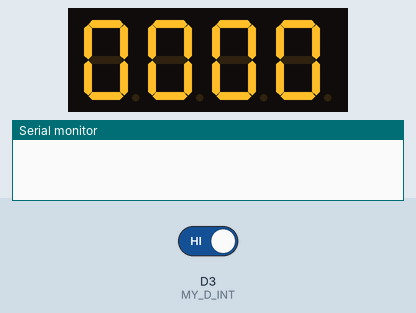
A sketch run on a simulated ESP8266 (NodeMCU). Shown: 4-digit seven-segment display, the last lines printed to the serial monitor. The test bench sets the inputs (shaded band); at power-on: D3 (MY_D_INT) HIGH.

Above: at 0.1 s.
At 0.5 s:
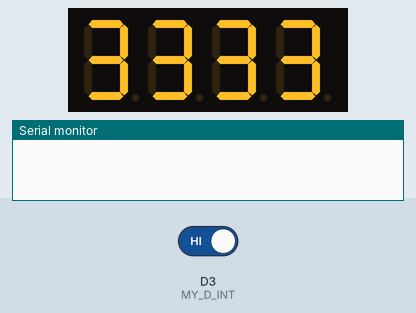
At 2.4 s:
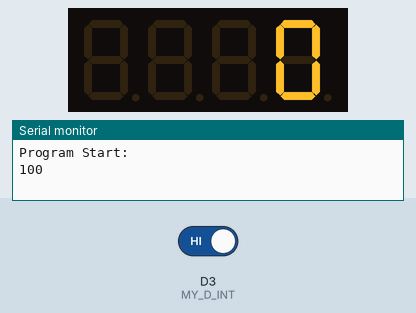
2.5 s: D3 (MY_D_INT) driven LOW
Timing chart, 0 to 5.5 s (numbered marks = the images above; inputs shaded):
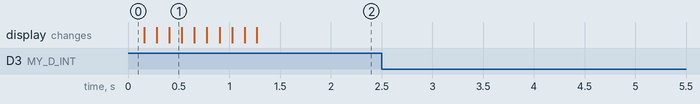

The sketch:

QOO_CODE.ino
```cpp
//CDI_DELAY_COUNTER
//Require Arduino Version 1.6.23
//CDI 脈衝點火時間差顯示器

//Author：
//        田同學  2021/08/12 夜
//        羽山 2021/08/13
//接角說明
//D_CDI 接 CDI 點火訊號<->高壓線圈之間 (D1)
//D_INT 接 脈衝訊號 (凸台訊號) (D3)
//ESP8266 使用 D3
//Arduino Uno使用D2
//D8 TM1637 CLK
//D7 TM1637 DIO

#include <TM1637.h>
//用來偵測 D1 腳抓脈衝凸台的訊號

volatile unsigned long p0_t = 0;
volatile unsigned long p0_t1= 0;
volatile unsigned long fire_time= 0;
volatile unsigned short rpm = 0;
volatile bool p0_flag = true;
volatile bool start_wait_fire = false;
//volatile bool p1_flag = false;
volatile unsigned long duty = 0;
const int MY_D7 = D7;
const int MY_D8 = D8;

const int MY_D_INT = D3;
const int MY_D_CDI = D1;

#define CLK MY_D8
#define DIO MY_D7


TM1637 tm1637(CLK,DIO);


void playFirstTime()
{
  // 0000~9999 跑二次
  for(int i=0;i<= 9;i++)
  {
    for(int j=0;j<4;j++)
    {
      tm1637.display(j,i);
    }
    delay(100);
  }
}
void diaplayOnLed(int show_rpm)
{
  //將show_rpm，變成顯示值
  //例如 1500 轉 = 每分鐘  1500 轉，每秒 25   轉，1轉 = 0.04 秒 =  40.000 ms =  40000us = 顯示為 4000
  //例如 6000 轉，                 每秒 60   轉，1轉 = 0.01666... 秒 =  16.667 ms = 16667us = 顯示為 1666
  //例如 14000 轉 = 每分鐘 14000 轉，每秒 233.3 轉，1轉 = 0.0042863. 秒 =   4.286 ms =   4286us = 顯示為 428
  //只顯示 萬千百十
  //如果要顯示 千百十個，就不用除了
  //太多數位有點眼花
  String rpm_str = String(show_rpm/10);
  if(rpm_str.length()<=3)
  {
    rpm_str = lpad(rpm_str,4,"X"); // 變成如 "XXX0"
  }
  //Serial.print("\nAfter lpad:");
  //Serial.println(rpm_str);
  for(int i=0;i<4;i++)
  {
      if(rpm_str[i]=='X')
      {
        tm1637.display(i,-1); //-1 代表 blank 一片黑
      }
      else
      {
        // Serial.println(rpm_str[i]);
        // 腦包直接轉回 String 再把單字轉 int
        // From : https://www.arduino.cc/en/Tutorial.StringToIntExample
        tm1637.display(i,String(rpm_str[i]).toInt());
      }
  }
}
String lpad(String temp , byte L , String theword){
  //用來補LED左邊的空白
  byte mylen = temp.length();
  if(mylen > (L - 1))return temp.substring(0,L-1);
  for (byte i=0; i< (L-mylen); i++)
    temp = theword + temp;
  return temp;
}
void p0_ISR() {
  if (p0_flag) {
    p0_t = micros();
    start_wait_fire = true;
  }
  else {
    p0_t1 = micros() - p0_t;
    rpm = 60000000UL / p0_t1;
  }
  p0_flag = !p0_flag;
}
void setup() {

  Serial.begin(115200);
  // 4 Digit-Display
  tm1637.init();
  tm1637.set(BRIGHT_TYPICAL); //BRIGHT_TYPICAL = 2,BRIGHT_DARKEST = 0,BRIGHTEST = 7;
  playFirstTime();
  //playFirstTime();
  //回歸零
  //tm1637.display(0,-1); //-1 for blank
  //tm1637.display(1,-1); //-1 for blank
  //tm1637.display(2,-1); //-1 for blank
  //tm1637.display(3,0);
  diaplayOnLed(0);

  pinMode(MY_D_CDI,INPUT);
  pinMode(MY_D_INT,INPUT);


  attachInterrupt(digitalPinToInterrupt(MY_D_INT), p0_ISR, CHANGE); //接訊號 //偵測點火 (凸台) //脈衝訊號
  //下版再試
  //attachInterrupt(digitalPinToInterrupt(MY_D_CDI), p0_ISR, RISING); //D3

  Serial.println("");
  Serial.println("Program Start:");
  Serial.println(digitalPinToInterrupt(MY_D_INT));
  //Serial.println(digitalPinToInterrupt(MY_D3));
  //noInterrupts();
  //interrupts();
}

void loop() {
  if (start_wait_fire) // digitalRead(MY_D_CDI)==HIGH)
  {
    //p1_flag = false;
    start_wait_fire = false;
    //fire_time = micros();
    //duty
    duty = fire_time - p0_t;
    Serial.print("RPM: ");
    Serial.print(rpm);
    //Serial.print(" , ");
    //Serial.print(fire_time);
    //Serial.print(" - ");
    //Serial.print(p0_t);
    //Serial.print(" = ");
    //Serial.print(duty);
    Serial.println();
    /*
     * 參考：http://stm32-learning.blogspot.com/2014/05/arduino.html
     * 轉速  1500 轉 = 每分鐘  1500 轉，每秒  25   轉，1轉 = 0.04       秒 =  40.000 ms =  40000us
     * 轉速  6000 轉 = 每分鐘  6000 轉，每秒  60   轉，1轉 = 0.01666... 秒 =  16.667 ms =  16667us
     * 轉速 14000 轉 = 每分鐘 14000 轉，每秒 233.3 轉，1轉 = 0.0042863. 秒 =   4.286 ms =   4286us
     * 轉速 16000 轉 = 每分鐘 16000 轉，每秒 266.6 轉，1轉 = 0.0037500. 秒 =   3.750 ms =   3750us
    */
  }

}
/*
  //讓 LED 不要刷的太快，太快眼睛跟不上字會黏在一起
  //if (micros()%10000==0)
  //{
    //diaplayOnLed(duty);
  //}
  //digitalWrite(MY_D3,HIGH);
  //t=!t;
  //delay(1);
 */

/*void p1_ISR() {
  p1_t = micros();
  p1_flag = true;
}
*/
```
